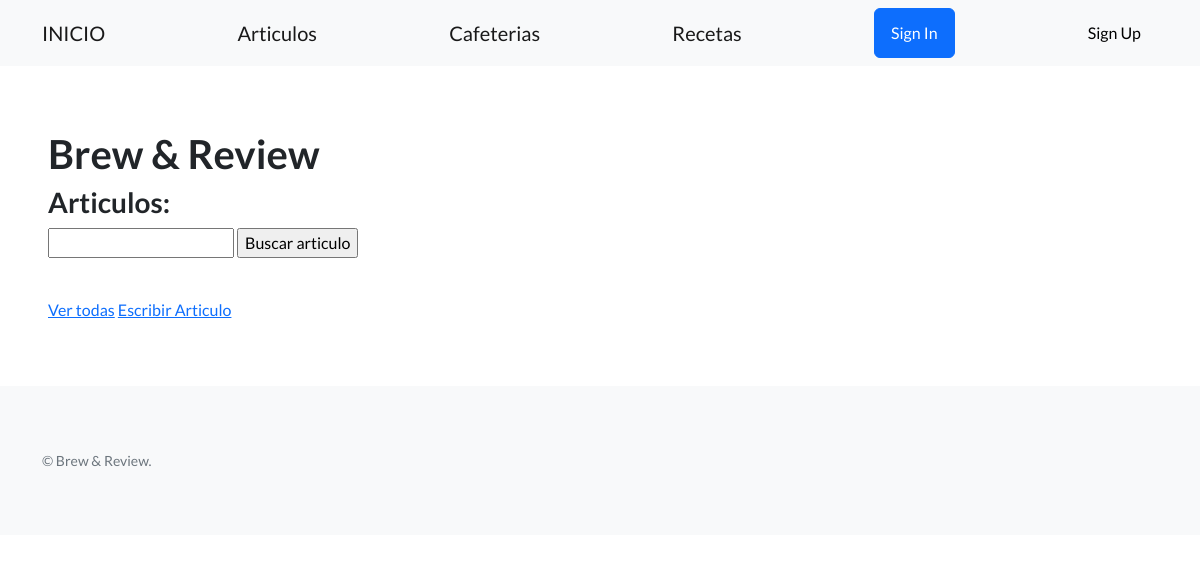
The page /blog/articulos/ on the database as committed earlier.
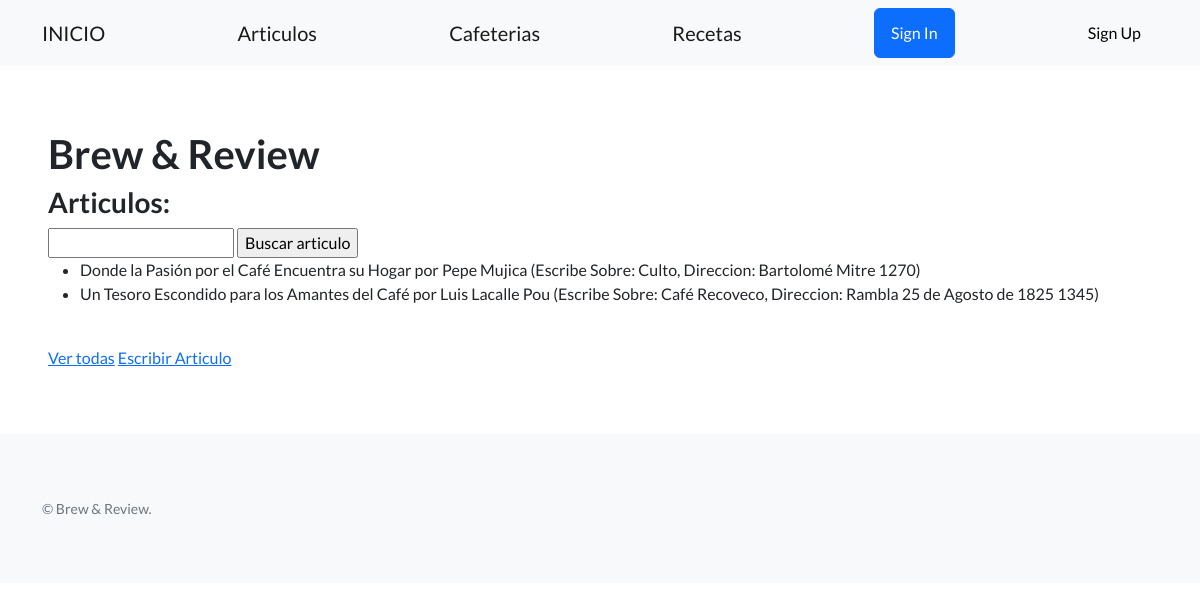
The same page on the database as committed later.
### blog/models.py (models this page shows)
class Articulos(models.Model):
    autor = models.CharField(max_length=64)
    cafeteria_reseniada = models.ForeignKey(Cafeterias, on_delete=models.CASCADE)
    titulo = models.CharField(max_length=64)
    texto = models.TextField()
    puntaje = models.IntegerField(
        default=0, validators=[MinValueValidator(1), MaxValueValidator(5)]
    )
    def __str__(self):
        return f"{self.titulo} por {self.autor} (Escribe Sobre: {self.cafeteria_reseniada})" #me gustaria que solo me muestre el nombre y no la direccion

class Cafeterias(models.Model):
    nombre = models.CharField(max_length=64)
    direccion = models.CharField(max_length=1024)
    def __str__(self):
        return f'{self.nombre}, Direccion: {self.direccion}'

### blog/views.py (the view)
# urls.py: path('articulos/', lista_articulos, name='lista_articulos'),
def lista_articulos(request):
    contexto = {
        'articulos':Articulos.objects.all()
    }
    http_response = render(
        request=request,
        template_name='blog/articulos.html',
        context=contexto,
    )
    return http_response

### blog/templates/blog/articulos.html (shortened to what this page needs)
{% extends "base.html" %}
{% block contenido %}
<h1>Brew & Review</h1>
<h3>Articulos:</h3>
<form action="{% url 'buscar_articulo' %}" method="post">
    <input type="text" name="busqueda">
    <input type="submit" value="Buscar articulo">
</form>
<ul>
    {% for a in articulos%}
    <li>{{a}}</li>
    {%endfor%}
</ul>
<br>
<a href="{% url 'lista_articulos' %}">Ver todas</a>
<a href="{% url 'crear_articulo' %}">Escribir Articulo </a>
{% endblock contenido %}

Rows that differ between the two databases and show on the page:
added Articulos: titulo+autor+cafeteria_reseniada "Donde la Pasión por el Café Encuentra su Hogar por Pepe Mujica (Escribe Sobre: Culto, Direccion: Bartolomé Mitre 1270)"
added Articulos: titulo+autor+cafeteria_reseniada "Un Tesoro Escondido para los Amantes del Café por Luis Lacalle Pou (Escribe Sobre: Café Recoveco, Direccion: Rambla 25 de Agosto de 1825 1345)"
